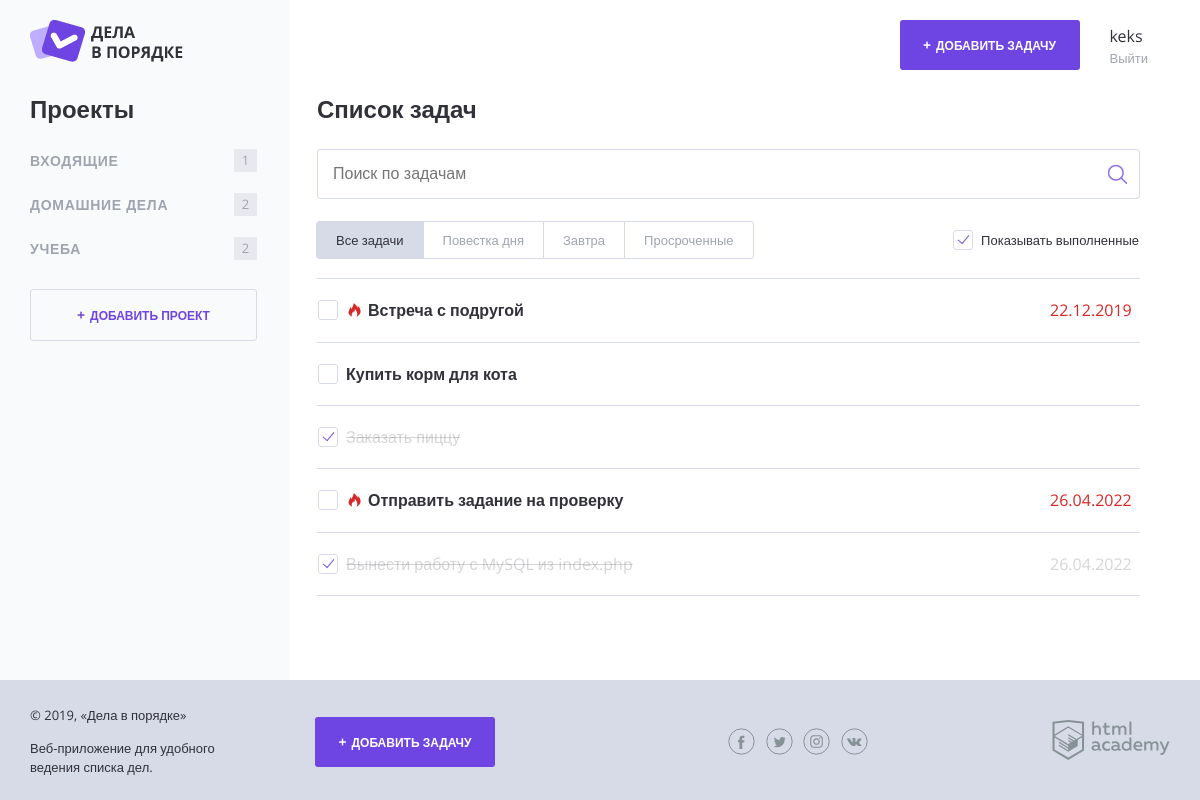
/index.php (signed in), run on an earlier commit of the app's database.
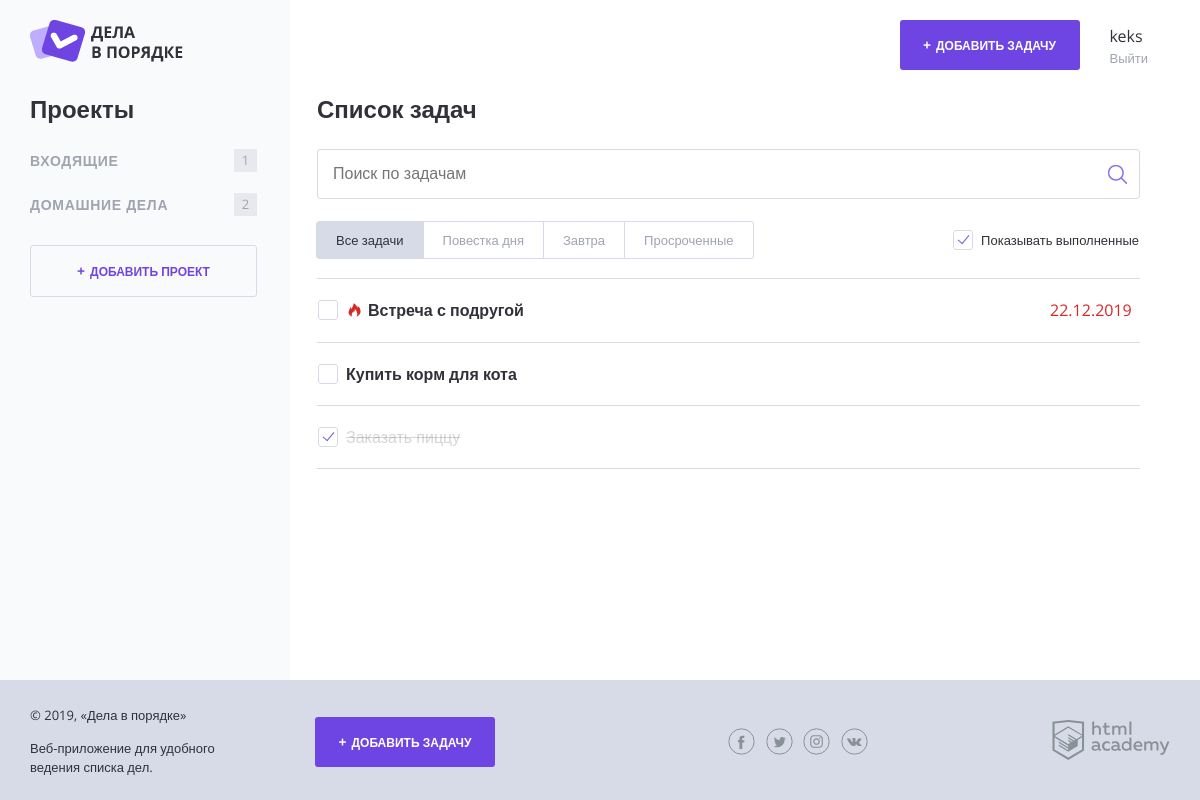
And on a later commit of the database.
### tables this page shows
CREATE TABLE projects (
    id INT NOT NULL AUTO_INCREMENT PRIMARY KEY,
    name VARCHAR(255),
    user_id INT,
    FOREIGN KEY (user_id) REFERENCES users(id)
);

CREATE TABLE tasks (
    id INT NOT NULL AUTO_INCREMENT PRIMARY KEY,
    user_id INT,
    FOREIGN KEY (user_id) REFERENCES users(id),
    project_id INT,
    FOREIGN KEY (project_id) REFERENCES projects(id),
    name VARCHAR(255),
    dt_add TIMESTAMP DEFAULT CURRENT_TIMESTAMP,
    dt_deadline TIMESTAMP NULL,
    status BOOLEAN DEFAULT FALSE,
    file VARCHAR(255) DEFAULT NULL
);

### helpers.php (called while the page is built, shortened)
<?php
function include_template($name, array $data = []) {
    $name = 'templates/' . $name;
    extract($data);
    require $name;
    $result = ob_get_clean();
    return $result;
}

### model.php (called while the page is built, shortened)
<?php
function get_projects(object $con, $user_id)
{
    $sql = "SELECT p.id, p.name, COUNT(t.name) AS count "
                . "FROM projects p "
                . "LEFT JOIN tasks t ON p.id = t.project_id "
                . "WHERE p.user_id = '$user_id' "
                . "GROUP BY p.id";
    $result = mysqli_query($con, $sql);
    return array_or_error($result);
}
function get_tasks(
    $con, $project_id, int $user_id, $search, $today, $tomorrow, $overdue
) {
    if (!empty($search)) {
        $search = trim(
            filter_input(
                INPUT_GET, 'search', FILTER_SANITIZE_SPECIAL_CHARS
            ),
            " "
        );
        $sql = "SELECT id, name, status, DATE_FORMAT(dt_deadline, '%d.%m.%Y') "
                    . "as dt_deadline, file FROM tasks WHERE user_id = '$user_id' "
                    . "AND MATCH(name) AGAINST(?) ORDER BY dt_add DESC";
        $stmt = db_get_prepare_stmt($con, $sql, [$search]);
        mysqli_stmt_execute($stmt);
        $result = mysqli_stmt_get_result($stmt);
    } elseif (!empty($project_id)) {
        $sql = "SELECT id, name, status, DATE_FORMAT(dt_deadline, '%d.%m.%Y') "
                    . "as dt_deadline, file FROM tasks WHERE user_id = '$user_id' "
                    . "AND project_id = '$project_id' ORDER BY dt_add DESC";
        $result = mysqli_query($con, $sql);
    } elseif (!empty($today)) {
        $date = date('Y-m-d', strtotime("now"));
        $sql = "SELECT id, name, status, DATE_FORMAT(dt_deadline, '%d.%m.%Y') "
                    . "as dt_deadline, file FROM tasks WHERE user_id = '$user_id' "
                    . "AND dt_deadline = '$date' ORDER BY dt_add DESC";
        $result = mysqli_query($con, $sql);
    } elseif (!empty($tomorrow)) {
        $date = date('Y-m-d', strtotime("+1 day"));
        $sql = "SELECT id, name, status, DATE_FORMAT(dt_deadline, '%d.%m.%Y') "
                    . "as dt_deadline, file FROM tasks WHERE user_id = '$user_id' "
                    . "AND dt_deadline = '$date' ORDER BY dt_add DESC";
        $result = mysqli_query($con, $sql);
    } elseif (!empty($overdue)) {
        $date = date('Y-m-d', strtotime("now"));
        $sql = "SELECT id, name, status, DATE_FORMAT(dt_deadline, '%d.%m.%Y') "
                    . "as dt_deadline, file FROM tasks WHERE user_id = '$user_id' "
                    . "AND dt_deadline < '$date' ORDER BY dt_add DESC";
        $result = mysqli_query($con, $sql);
    } else {
        $sql = "SELECT id, name, status, DATE_FORMAT(dt_deadline, '%d.%m.%Y') "
                    . "as dt_deadline, file FROM tasks WHERE user_id = '$user_id' "
                    . "ORDER BY dt_add DESC";
        $result = mysqli_query($con, $sql);
    }
    return array_or_error($result);
}

### myfunction.php (called while the page is built, shortened)
<?php
function is_hot($task)
{
    if (!empty($task['dt_deadline']) and !$task['status']) {
        $task_ts = strtotime($task['dt_deadline']);
        $ts_diff = $task_ts - time();
        $hours = floor($ts_diff / 3600);
        if ($hours <= 24) {
            return true;
        } else {
            return false;
        }
    }
    return false;
}
function array_or_error(object $result)
{
    return mysqli_fetch_all($result, MYSQLI_ASSOC);
}

### init.php (called while the page is built, shortened)
<?php
if (!empty($_SESSION['user'])) {
    $user_id = $_SESSION['user']['id'];
} else {
    $user_id = null;
}

### templates/main.php (the view, shortened to what this page needs)
<h2 class="content__main-heading">Список задач</h2>
<form class="search-form" action="index.php" method="GET" autocomplete="off">
    <input class="search-form__input" type="text" name="search"
        value="<?= filter_input(INPUT_GET, 'search', FILTER_SANITIZE_SPECIAL_CHARS); ?>"
        placeholder="Поиск по задачам">
    <input class="search-form__submit" type="submit" name="" value="Искать">
</form>
<div class="tasks-controls">
    <nav class="tasks-switch">
        <a href="/" class="tasks-switch__item
        <?php if (empty($today or $tomorrow or $overdue)) : ?>
            tasks-switch__item--active
        <?php endif; ?>
            ">Все задачи</a>
        <a href="/?today=1" class="tasks-switch__item
        <?php if (!empty($today)) : ?>
            tasks-switch__item--active
        <?php endif; ?>
            ">Повестка дня</a>
        <a href="/?tomorrow=1" class="tasks-switch__item
        <?php if (!empty($tomorrow)) : ?>
            tasks-switch__item--active
        <?php endif; ?>
            ">Завтра</a>
        <a href="/?overdue=1" class="tasks-switch__item
        <?php if (!empty($overdue)) : ?>
            tasks-switch__item--active
        <?php endif; ?>
            ">Просроченные</a>
    </nav>
    <label class="checkbox">
        <span class="checkbox__text">Показывать выполненные</span>
    </label>
</div>
<table class="tasks">
<?php foreach ($tasks as $task) : ?>
    <tr class="tasks__item task
    <?php if ($task['status']) : ?>
        task--completed
    <?php endif; ?>
    <?php if (is_hot($task)) : ?>
        task--important
    <?php endif; ?>
        ">
        <td class="task__select">
            <label class="checkbox task__checkbox">
                <span class="checkbox__text"><?= htmlspecialchars($task['name']); ?></span>
            </label>
        </td>
        <td class="task__file">
        </td>
        <td class="task__date">
        <?php if (!empty($task['dt_deadline'])) : ?>
            <?= $task['dt_deadline']; ?>
        <?php endif; ?>
        </td>
    </tr>
<?php endforeach; ?>
</table>

### templates/navigation.php (shortened to what this page needs)
<section class="content__side">
    <?php if (empty($user)) : ?>
        <p class="content__side-info">Если у вас уже есть аккаунт, авторизуйтесь на сайте</p>
        <a class="button button--transparent content__side-button" href="auth.php">Войти</a>
    <?php else : ?>
        <h2 class="content__side-heading">Проекты</h2>
        <nav class="main-navigation">
            <ul class="main-navigation__list">
            <?php foreach ($projects as $project) : ?>
                <li class="main-navigation__list-item
                    ">
                    <a class="main-navigation__list-item-link" href="/?project_id=<?= $project['id']; ?>">
                        <?= htmlspecialchars($project['name']) ?></a>
                    <span class="main-navigation__list-item-count"><?= $project['count']; ?></span>
                </li>
            <?php endforeach; ?>
            </ul>
        </nav>
        <a class="button button--transparent button--plus content__side-button"
        href="new-project.php" target="project_add">Добавить проект</a>
    <?php endif; ?>
</section>
<main class="content__main"><?= $content; ?></main>

### templates/layout.php (shortened to what this page needs)
<!DOCTYPE html>
<html lang="ru">
<head>
    <link rel="stylesheet" href="css/normalize.css">
    <link rel="stylesheet" href="css/style.css">
    <link rel="stylesheet" href="css/flatpickr.min.css">
</head>
<?php $classname = empty($user) ? "body-background" : ""; ?>
<body class="<?= $classname; ?>">
<?php $classname = !empty($user) ? "container--with-sidebar" : ""; ?>
<div class="page-wrapper">
    <div class="container <?= $classname; ?>">
        <header class="main-header">
            <a href="/">
                <img src="img/logo.png" width="153" height="42" alt="Логотип Дела в порядке">
            </a>
            <div class="main-header__side">
                <?php if (!empty($user)) : ?>
                    <a class="main-header__side-item button button--plus open-modal" href="add.php">Добавить задачу</a>
                    <div class="main-header__side-item user-menu">
                        <div class="user-menu__data">
                            <p><?= strip_tags($user['name']); ?></p>
                            <a href="logout.php">Выйти</a>
                        </div>
                    </div>
                <?php else : ?>
                    <a class="main-header__side-item button button--transparent" href="auth.php">Войти</a>
                <?php endif; ?>
            </div>
        </header>
        <div class="content"><?= $navigation; ?></div>
    </div>
</div>
<footer class="main-footer">
    <div class="container">
        <div class="main-footer__copyright">
            <p>© 2019, «Дела в порядке»</p>
            <p>Веб-приложение для удобного ведения списка дел.</p>
        </div>
        <?php if (!empty($user)) : ?>
            <a class="main-footer__button button button--plus" href="add.php">Добавить задачу</a>
        <?php endif; ?>
        <div class="main-footer__social social">
            <a class="social__link social__link--facebook" href="#">
            </a>
            <a class="social__link social__link--twitter" href="#">
            </a>
            <a class="social__link social__link--instagram" href="#">
            </a>
            <a class="social__link social__link--vkontakte" href="#">
            </a>
        </div>
        <div class="main-footer__developed-by">
            <a href="https://htmlacademy.ru/intensive/php">
                <img src="img/htmlacademy.svg" alt="HTML Academy" width="118" height="40">
            </a>
        </div>
    </div>
</footer>
</body>
</html>

### index.php (shortened to what this page needs)
<?php
$show_complete_tasks = rand(0, 1);
require_once 'init.php';
require_once 'model.php';
require_once 'helpers.php';
require_once 'myfunction.php';
if (empty($_SESSION['user'])) {
    $page_content = include_template('guest.php');
    $project_id = null;
    $projects = [];
    $navigation_content = include_template(
        'navigation.php',
        [
            'user' => [],
            'projects' => $projects,
            'project_id' => $project_id,
            'content' => $page_content
        ]
    );
    $layout_content = include_template(
        'layout.php',
        [
            'user' => [],
            'navigation' => $navigation_content,
            'title' => 'Дела в порядке'
        ]
    );
} else {
    $project_id = filter_input(INPUT_GET, 'project_id', FILTER_SANITIZE_NUMBER_INT);
    $search = filter_input(INPUT_GET, 'search', FILTER_SANITIZE_SPECIAL_CHARS);
    $today = filter_input(INPUT_GET, 'today', FILTER_SANITIZE_NUMBER_INT);
    $tomorrow = filter_input(INPUT_GET, 'tomorrow', FILTER_SANITIZE_NUMBER_INT);
    $overdue = filter_input(INPUT_GET, 'overdue', FILTER_SANITIZE_NUMBER_INT);
    $projects = get_projects($con, $user_id);
    $projects_ids = array_column($projects, 'id');
    $tasks = get_tasks(
        $con, $project_id, $user_id, $search, $today, $tomorrow, $overdue
    );
    $page_content = check_tasks_for_project_or_search(
        $project_id, $projects_ids, $tasks, $search
    );
    if (empty($page_content)) {
        $page_content = include_template(
            'main.php',
            [
                'tasks' => $tasks,
                'show_complete_tasks' => $show_complete_tasks,
                'today' => $today,
                'tomorrow' => $tomorrow,
                'overdue' => $overdue
            ]
        );
    }
    $navigation_content = include_template(
        'navigation.php',
        [
            'user' => $_SESSION['user'],
            'projects' => $projects,
            'project_id' => $project_id,
            'content' => $page_content
        ]
    );
    $layout_content = include_template(
        'layout.php',
        [
            'user' => $_SESSION['user'],
            'navigation' => $navigation_content,
            'title' => 'Дела в порядке'
        ]
    );
}
print($layout_content);

What changed in the data, as far as the page shows it:
removed projects: name "УЧЕБА", count "2"
removed tasks: name "Отправить задание на проверку", dt_deadline "26.04.2022"
removed tasks: name "Вынести работу с MySQL из index.php", dt_deadline "26.04.2022", status 1 (drawn)
